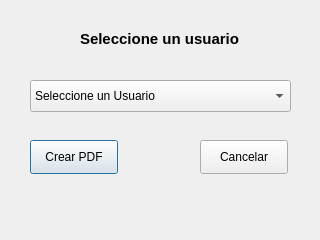
<?xml version="1.0" encoding="UTF-8"?>
<ui version="4.0">
 <class>Dialog</class>
 <widget class="QDialog" name="Dialog">
  <property name="geometry">
   <rect>
    <x>0</x>
    <y>0</y>
    <width>320</width>
    <height>240</height>
   </rect>
  </property>
  <property name="windowTitle">
   <string>Reportes</string>
  </property>
  <widget class="QComboBox" name="tipo">
   <property name="geometry">
    <rect>
     <x>30</x>
     <y>80</y>
     <width>261</width>
     <height>32</height>
    </rect>
   </property>
   <item>
    <property name="text">
     <string>Seleccione un Usuario</string>
    </property>
   </item>
   <item>
    <property name="text">
     <string>Todos</string>
    </property>
   </item>
   <item>
    <property name="text">
     <string>Estudiantes</string>
    </property>
   </item>
   <item>
    <property name="text">
     <string>Profesores</string>
    </property>
   </item>
   <item>
    <property name="text">
     <string>Administrativo</string>
    </property>
   </item>
  </widget>
  <widget class="QPushButton" name="pdf">
   <property name="geometry">
    <rect>
     <x>30</x>
     <y>140</y>
     <width>88</width>
     <height>34</height>
    </rect>
   </property>
   <property name="text">
    <string>Crear PDF</string>
   </property>
  </widget>
  <widget class="QPushButton" name="cancelar">
   <property name="geometry">
    <rect>
     <x>200</x>
     <y>140</y>
     <width>88</width>
     <height>34</height>
    </rect>
   </property>
   <property name="text">
    <string>Cancelar</string>
   </property>
  </widget>
  <widget class="QLabel" name="label">
   <property name="geometry">
    <rect>
     <x>80</x>
     <y>30</y>
     <width>171</width>
     <height>18</height>
    </rect>
   </property>
   <property name="font">
    <font>
     <pointsize>11</pointsize>
     <weight>75</weight>
     <bold>true</bold>
    </font>
   </property>
   <property name="text">
    <string>Seleccione un usuario</string>
   </property>
  </widget>
 </widget>
 <resources/>
 <connections/>
</ui>
